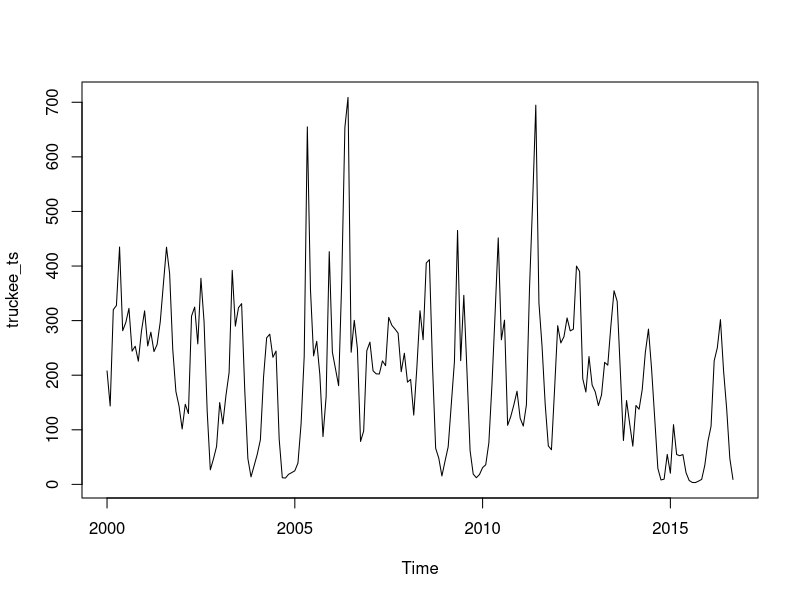
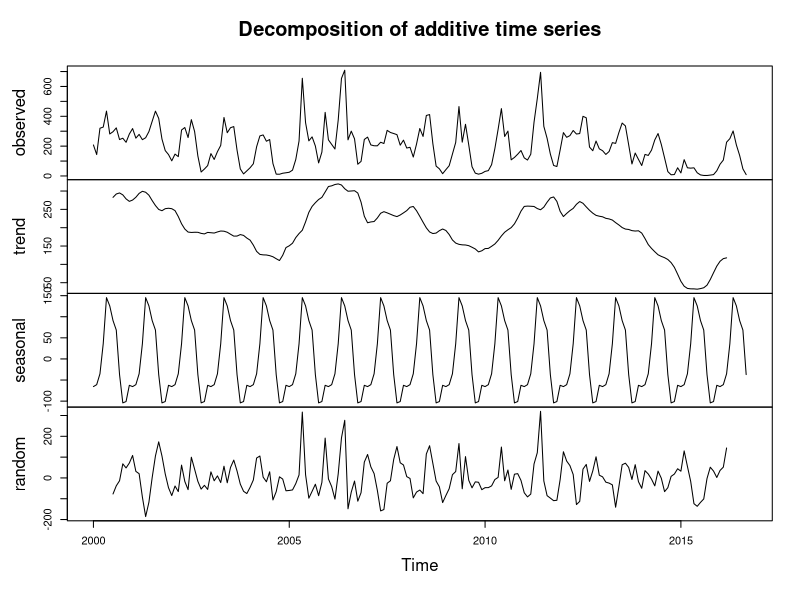
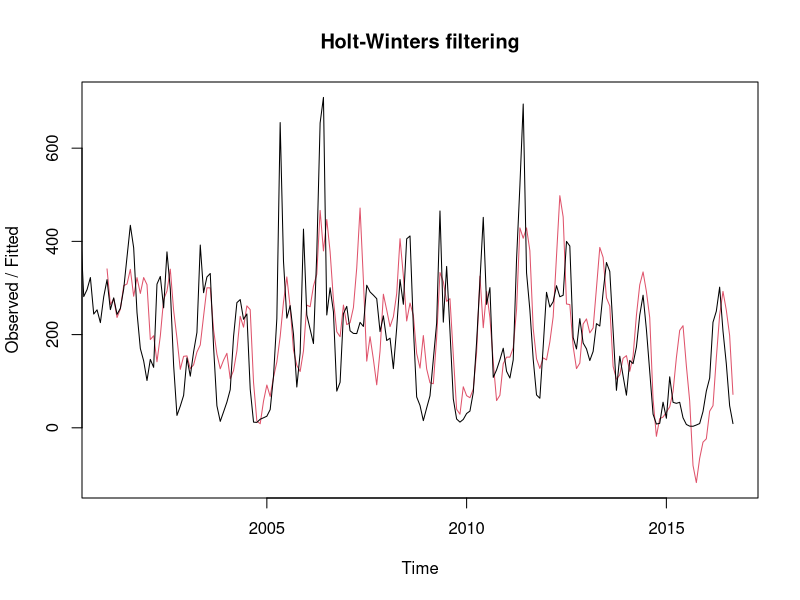
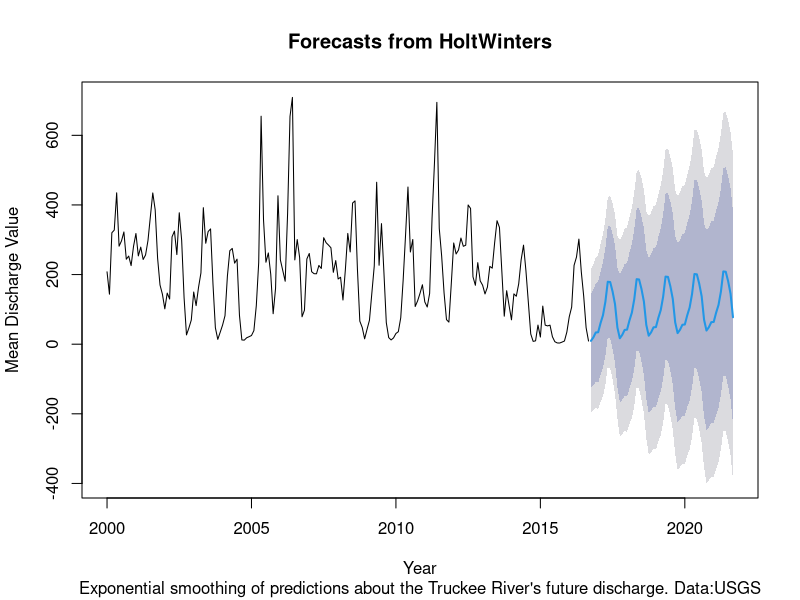
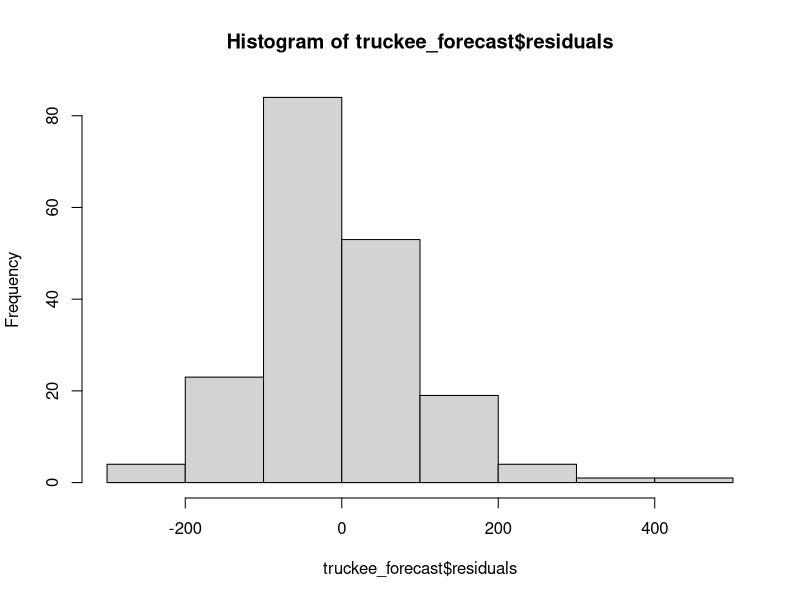

The R source for these figures, in order:
## ---- chunk 1
knitr::opts_chunk$set(echo = TRUE)
## ---- chunk 2
#Attached packages
library(tidyverse)
library(tseries)
library(forecast)

## ---- chunk 3
#Load data
truckee<- read_csv("truckee_flow.csv")

#Convert data to time series data
truckee_ts<- ts(truckee$mean_va, frequency = 12, start = c(2000,1)) #Start in January, 2000
#truckee_ts
plot(truckee_ts)

#Decompse the time series
truckee_dc<-decompose(truckee_ts)
plot(truckee_dc)
## ---- chunk 4

truckee_hw<-HoltWinters(truckee_ts)
#truckee_hw

#Smoothing parameters:
 #alpha: 0.2418713
 #beta : 0
 #gamma: 0.3384547

plot(truckee_hw) #Original data with the predication on top to check model accuracy (not yet forecasting)

#Future forecasting with holtwinters

truckee_forecast<- forecast(truckee_hw, h=60) #forecasting for 5 years, 60 months
plot(truckee_forecast, xlab = "Year", ylab = "Mean Discharge Value", sub = "Exponential smoothing of predictions about the Truckee River's future discharge. Data:USGS")
title(main = list ("Exponential smoothing of predictions about future monthly averaged discharge from the Truckee River suggest that there will be a flatening trend in discharge from 2015-2020" [2]))

#Check the distribution of residuals
hist(truckee_forecast$residuals) #look pretty normal
